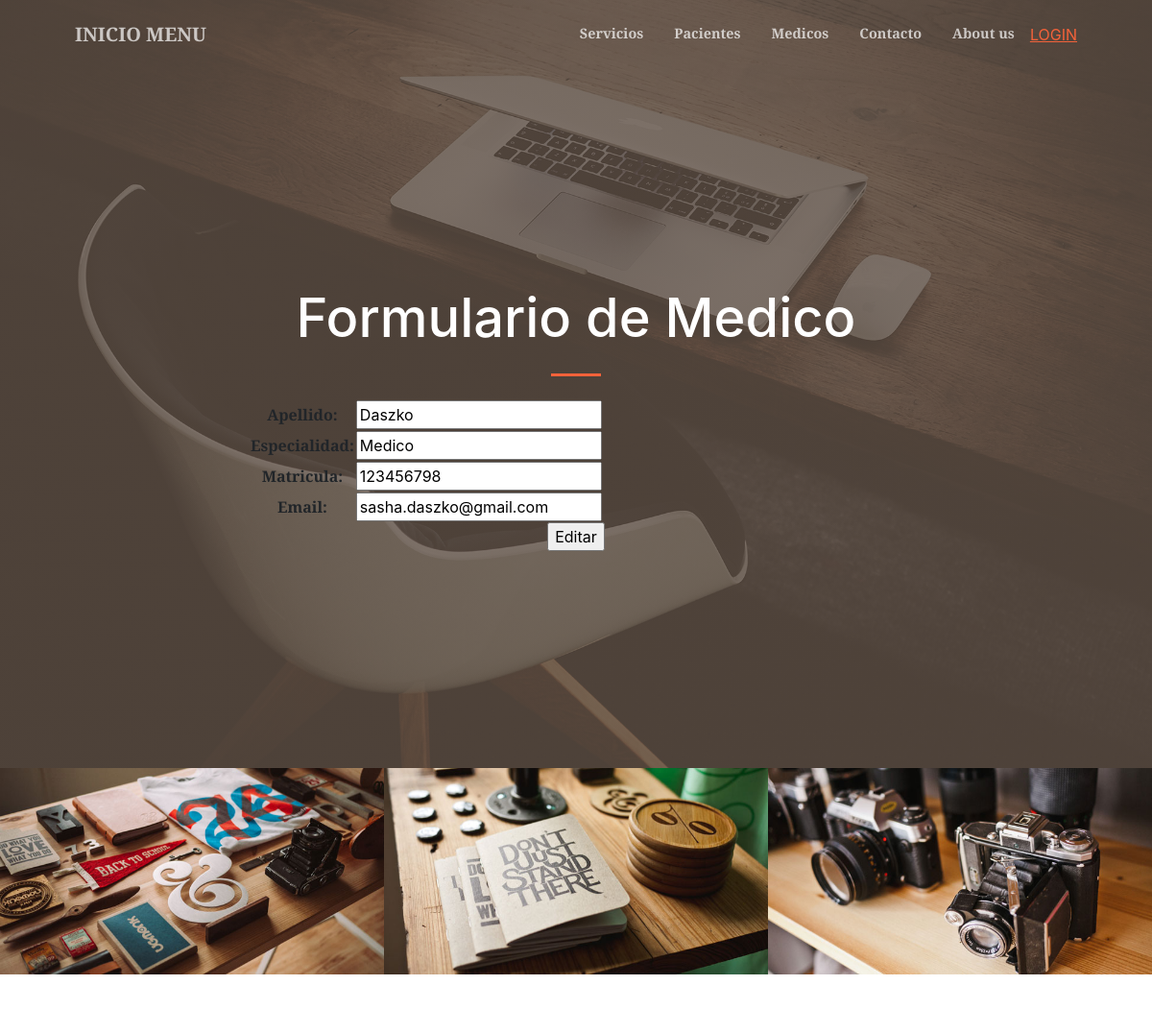
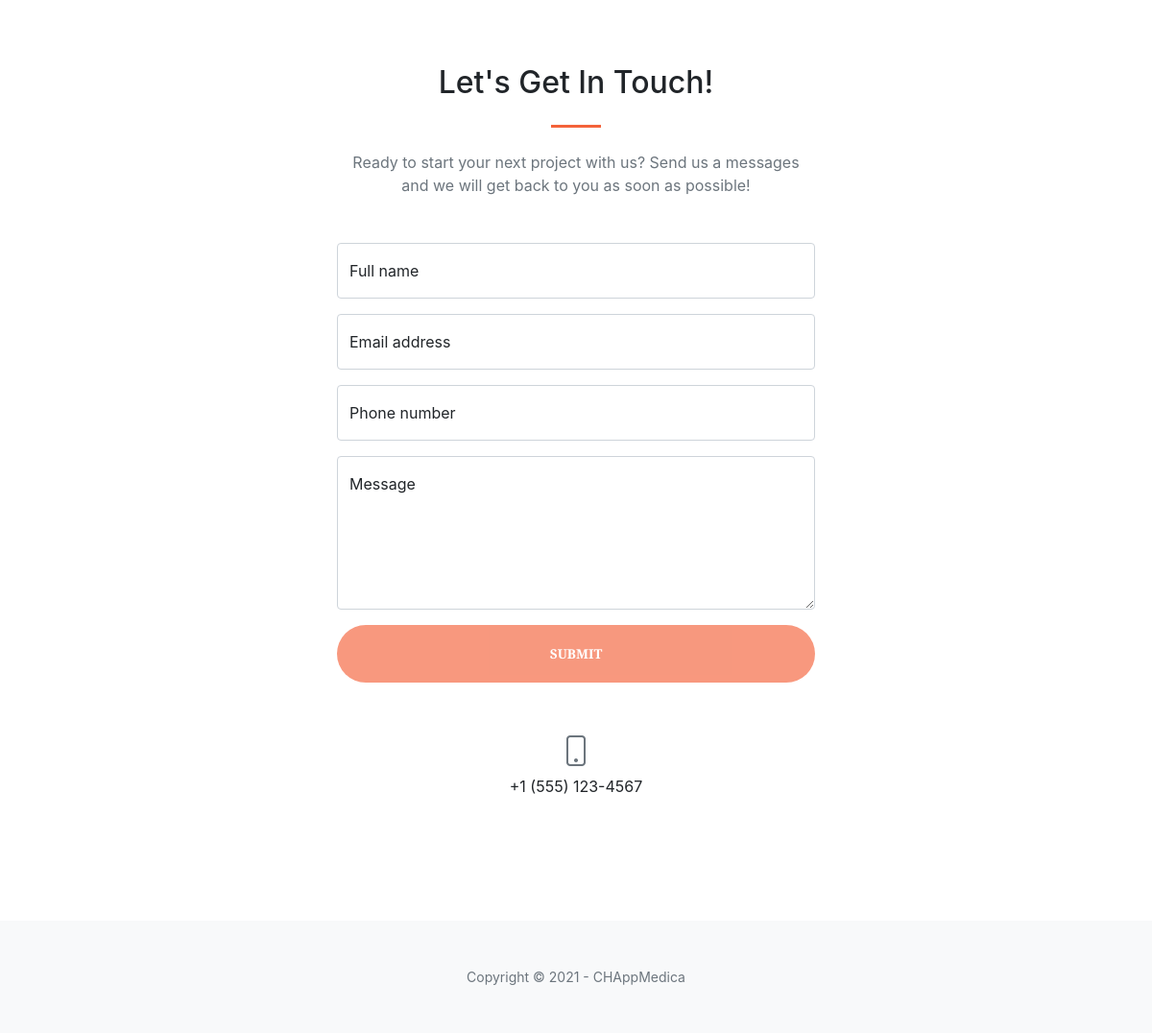
The page /AppMedica/editarMedicos/123456798/ on the database its author committed (2 pictures, top to bottom).
### AppMedica/models.py (models this page shows, shortened)
class Medico(models.Model):
    apellido = models.CharField(max_length=40)
    especialidad = models.CharField(max_length=40)
    matricula = models.IntegerField()
    email = models.EmailField()

### AppMedica/views.py (the view)
# urls.py: path('editarMedicos/<matricula_para_editar>/', views.editarMedicos, name="EditarMedicos"),
def editarMedicos(request, matricula_para_editar):
    medico = Medico.objects.get(matricula=matricula_para_editar)
    if request.method == "POST":
        miFormulario = MedicoFormulario(request.POST)
        if miFormulario.is_valid():
            informacion = miFormulario.cleaned_data
            medico.apellido=informacion["apellido"]
            medico.especialidad=informacion["especialidad"]
            medico.matricula=informacion["matricula"]
            medico.email=informacion["email"]
            medico.save()
            return render(request,'AppMedica/inicio.html')
    else:
        miFormulario = MedicoFormulario(initial={"apellido":medico.apellido,"especialidad":medico.especialidad,"matricula":medico.matricula,"email":medico.email})
    return render(request,'AppMedica/editarMedicos.html',{"miFormulario":miFormulario, "matricula_para_editar": matricula_para_editar})

### AppMedica/forms.py
class MedicoFormulario(forms.Form):
    apellido = forms.CharField(max_length=40)
    especialidad = forms.CharField(max_length=40)
    matricula = forms.IntegerField()
    email = forms.EmailField()

### AppMedica/templates/AppMedica/editarMedicos.html (shortened to what this page needs)
{% extends 'AppMedica/padre.html' %}
{% load static %}
    {% block contenido %}
        <h1 class="text-white font-weight-bold">Formulario de Medico</h1>
    {% endblock %}
    {% block contenido2 %}
            <form action="" method="POST">{% csrf_token %}
                <table>
                {{  miFormulario.as_table    }}
                </table>
                <input type="submit" value="Editar">
            </form>
    {% endblock %}

### rows shown on the page
Medico: apellido "Daszko", especialidad "Medico", matricula "123456798", email "sasha.daszko@gmail.com"
